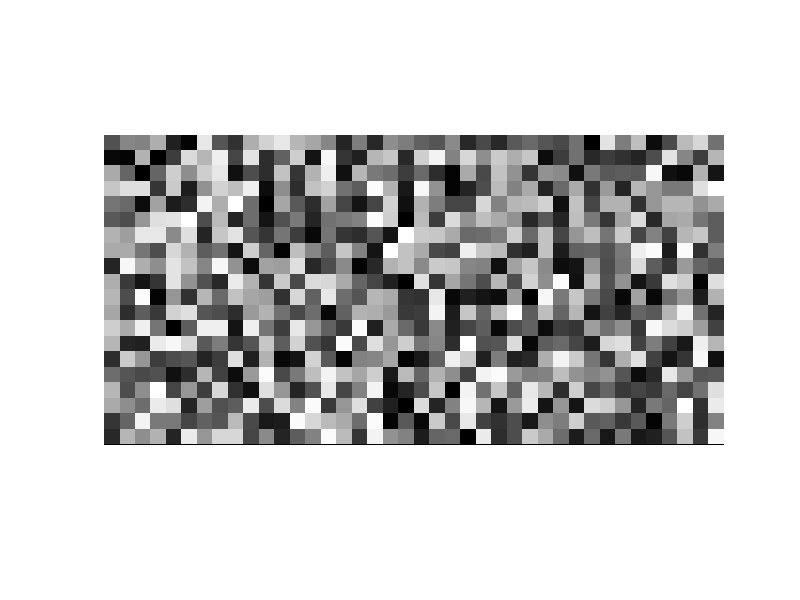
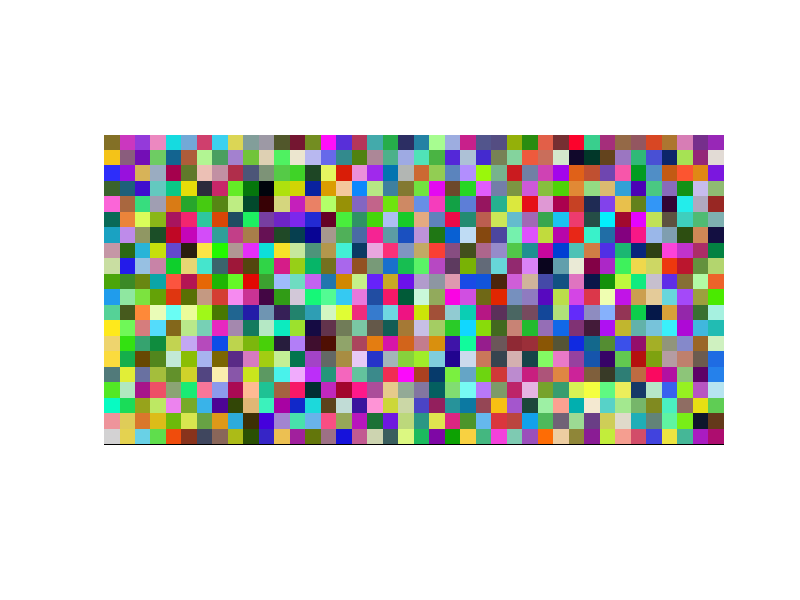

The MATLAB script that drew these images, in order: (Note: this script raises an error after producing the figures.)
%Practica echa en clase

T1 = uint8(255*rand(20,40));
imshow(T1);
T2 = uint8(255*rand(20,40,3));
figure,imshow(T2); % al poner figure delante, abrira otra ventana para la previsualización
clear,clc,close all;

% Leer imagenes
I=imread('X.jpg'); % Imagen en escala de grises - ver variable en workspace (el asume que la imagen es de color, le asigna a RGB el mismo color porque asume que esta en el mismo color con la información normalizada valor/256 )
Ic = imread('P1_1.jpg'); % Imagen en color

% Obtencion filas y columnas
[NumFilas NumColumnas NumComp] = size (I);
[NumFilas NumColumnas NumComp] = size (Ic);

% Visualizar variables
imshow(I),figure,imshow(Ic)
imtool(I),imtool(Ic) % inspect pixel values y coordenadas

% Acceder al valor de intensidad de coordenadas
I(3,5) % Fila 3, columna 5
Ic(3,5) % Comprobar que solo hay un valor, �que representa ese valor?

Ic(3,5,1) % componente roja
Ic(3,5,2) % componente verde
Ic(3,5,3) % componente azul

% Con imtool(I), obtenemos Pixel info: (141,200) 147
I(200,141)

% Modificar valores

% Poner rectangulo blanco en imagen intensidad
Imod = I;
Imod(100:150,200:400) = 255; 
imshow(I),figure,imshow(Imod)

% Poner rectangulo azul en imagen color
Ic_mod = Ic;
Ic_mod(100:150,200:400,1:2) = 0;
Ic_mod(100:150,200:400,3) = 255;
imshow(Ic),figure, imshow(Ic_mod)

% Seleccionar una componente de color
Ir = Ic(:,:,1);
Ig = Ic(:,:,2);
Ib = Ic(:,:,3);
imshow(Ic),figure,imshow(Ir),figure,imshow(Ig),figure,imshow(Ib)
close all;

% Histogramas
imshow(I),figure,imhist(I)

[num_pix niveles_gris] = imhist(I);

% Accede al numero de pixeles que hay en I con un nivel de gris 128
num_pix(128+1)

% Representacion histograma con stem
stem (0:255, num_pix, '.r'), hold on, imhist(I)

% Operando con imagenes
I(200,300) % Valor 151

% Guarda en una variable el valor de intensidad de ese pixel +10
A = I(200,300) + 10

% Guarda en otra variable el valor de intensidad de ese pixel +105
B = I(200,300) + 105

% �Que observas?

% IMPORTANTE: ANTES DE OPERAR CON VALORES DE IMAGENES HAY QUE HACER UNA
% CONVERSION DEL FORMATO DE LOS DATOS - DE UINT8 A DOUBLE

I = double (I);
B = I(200,300) + 105

% EJEMPLO BASICO DE PROCESAMIENTO: SEGMENTAR TODOS LOS PIXELES
% PERTENECIENTES A LETRAS X EN IMAGEN I

[N M] = size(I);

Ibin = zeros(N,M);

for i=1:N
    for j=1:M
        if I(i,j) < 100
            Ibin(i,j) = 1;
        end
    end
end

% PROGRAMACION MAS EFICAZ: 
Ibin = I < 100; % datos tipo logico
Ibin = double(I<100); % para tenerlos tipo double como antes

% Visualiza la informacion
imshow(uint8(Ibin));

imshow(uint8(255*Ibin));

% GUARDAR LA INFORMACION
save ImagenSegmentada I Ibin
imwrite(uint8(255*Ibin),'ImagenBinaria.tif');






